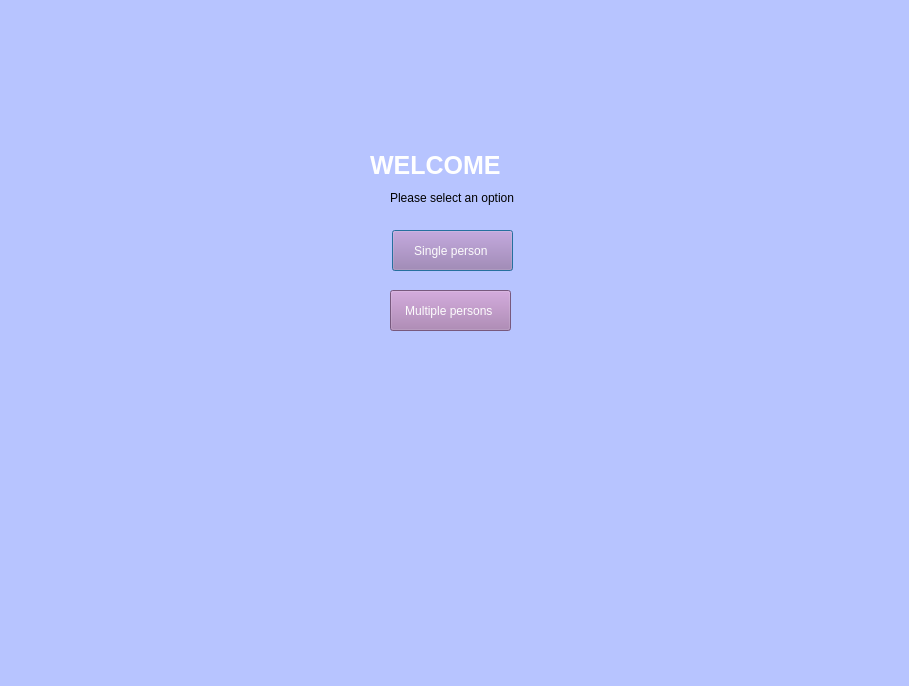
<?xml version="1.0" encoding="UTF-8"?>
<ui version="4.0">
 <class>Dialog</class>
 <widget class="QDialog" name="Dialog">
  <property name="geometry">
   <rect>
    <x>0</x>
    <y>0</y>
    <width>909</width>
    <height>686</height>
   </rect>
  </property>
  <property name="windowTitle">
   <string>Dialog</string>
  </property>
  <property name="styleSheet">
   <string notr="true">background-color: rgb(183, 196, 255);</string>
  </property>
  <widget class="QWidget" name="widget" native="true">
   <property name="geometry">
    <rect>
     <x>10</x>
     <y>0</y>
     <width>901</width>
     <height>691</height>
    </rect>
   </property>
   <widget class="QLabel" name="welcome">
    <property name="geometry">
     <rect>
      <x>360</x>
      <y>120</y>
      <width>181</width>
      <height>91</height>
     </rect>
    </property>
    <property name="sizePolicy">
     <sizepolicy hsizetype="Maximum" vsizetype="Maximum">
      <horstretch>0</horstretch>
      <verstretch>0</verstretch>
     </sizepolicy>
    </property>
    <property name="palette">
     <palette>
      <active>
       <colorrole role="WindowText">
        <brush brushstyle="SolidPattern">
         <color alpha="255">
          <red>255</red>
          <green>255</green>
          <blue>255</blue>
         </color>
        </brush>
       </colorrole>
       <colorrole role="Button">
        <brush brushstyle="SolidPattern">
         <color alpha="255">
          <red>183</red>
          <green>196</green>
          <blue>255</blue>
         </color>
        </brush>
       </colorrole>
       <colorrole role="Base">
        <brush brushstyle="SolidPattern">
         <color alpha="255">
          <red>183</red>
          <green>196</green>
          <blue>255</blue>
         </color>
        </brush>
       </colorrole>
       <colorrole role="Window">
        <brush brushstyle="SolidPattern">
         <color alpha="255">
          <red>183</red>
          <green>196</green>
          <blue>255</blue>
         </color>
        </brush>
       </colorrole>
      </active>
      <inactive>
       <colorrole role="WindowText">
        <brush brushstyle="SolidPattern">
         <color alpha="255">
          <red>255</red>
          <green>255</green>
          <blue>255</blue>
         </color>
        </brush>
       </colorrole>
       <colorrole role="Button">
        <brush brushstyle="SolidPattern">
         <color alpha="255">
          <red>183</red>
          <green>196</green>
          <blue>255</blue>
         </color>
        </brush>
       </colorrole>
       <colorrole role="Base">
        <brush brushstyle="SolidPattern">
         <color alpha="255">
          <red>183</red>
          <green>196</green>
          <blue>255</blue>
         </color>
        </brush>
       </colorrole>
       <colorrole role="Window">
        <brush brushstyle="SolidPattern">
         <color alpha="255">
          <red>183</red>
          <green>196</green>
          <blue>255</blue>
         </color>
        </brush>
       </colorrole>
      </inactive>
      <disabled>
       <colorrole role="WindowText">
        <brush brushstyle="SolidPattern">
         <color alpha="255">
          <red>120</red>
          <green>120</green>
          <blue>120</blue>
         </color>
        </brush>
       </colorrole>
       <colorrole role="Button">
        <brush brushstyle="SolidPattern">
         <color alpha="255">
          <red>183</red>
          <green>196</green>
          <blue>255</blue>
         </color>
        </brush>
       </colorrole>
       <colorrole role="Base">
        <brush brushstyle="SolidPattern">
         <color alpha="255">
          <red>183</red>
          <green>196</green>
          <blue>255</blue>
         </color>
        </brush>
       </colorrole>
       <colorrole role="Window">
        <brush brushstyle="SolidPattern">
         <color alpha="255">
          <red>183</red>
          <green>196</green>
          <blue>255</blue>
         </color>
        </brush>
       </colorrole>
      </disabled>
     </palette>
    </property>
    <property name="font">
     <font>
      <pointsize>19</pointsize>
      <weight>75</weight>
      <bold>true</bold>
     </font>
    </property>
    <property name="cursor">
     <cursorShape>ArrowCursor</cursorShape>
    </property>
    <property name="mouseTracking">
     <bool>true</bool>
    </property>
    <property name="text">
     <string>WELCOME</string>
    </property>
   </widget>
   <widget class="QLabel" name="message">
    <property name="geometry">
     <rect>
      <x>380</x>
      <y>190</y>
      <width>251</width>
      <height>16</height>
     </rect>
    </property>
    <property name="font">
     <font>
      <weight>50</weight>
      <italic>false</italic>
      <bold>false</bold>
     </font>
    </property>
    <property name="text">
     <string>Please select an option </string>
    </property>
   </widget>
   <widget class="QPushButton" name="single">
    <property name="geometry">
     <rect>
      <x>382</x>
      <y>230</y>
      <width>121</width>
      <height>41</height>
     </rect>
    </property>
    <property name="palette">
     <palette>
      <active>
       <colorrole role="WindowText">
        <brush brushstyle="SolidPattern">
         <color alpha="255">
          <red>252</red>
          <green>252</green>
          <blue>252</blue>
         </color>
        </brush>
       </colorrole>
       <colorrole role="Button">
        <brush brushstyle="SolidPattern">
         <color alpha="255">
          <red>168</red>
          <green>124</green>
          <blue>177</blue>
         </color>
        </brush>
       </colorrole>
       <colorrole role="Text">
        <brush brushstyle="SolidPattern">
         <color alpha="255">
          <red>252</red>
          <green>252</green>
          <blue>252</blue>
         </color>
        </brush>
       </colorrole>
       <colorrole role="ButtonText">
        <brush brushstyle="SolidPattern">
         <color alpha="255">
          <red>252</red>
          <green>252</green>
          <blue>252</blue>
         </color>
        </brush>
       </colorrole>
       <colorrole role="Base">
        <brush brushstyle="SolidPattern">
         <color alpha="255">
          <red>168</red>
          <green>124</green>
          <blue>177</blue>
         </color>
        </brush>
       </colorrole>
       <colorrole role="Window">
        <brush brushstyle="SolidPattern">
         <color alpha="255">
          <red>168</red>
          <green>124</green>
          <blue>177</blue>
         </color>
        </brush>
       </colorrole>
       <colorrole role="PlaceholderText">
        <brush brushstyle="NoBrush">
         <color alpha="128">
          <red>252</red>
          <green>252</green>
          <blue>252</blue>
         </color>
        </brush>
       </colorrole>
      </active>
      <inactive>
       <colorrole role="WindowText">
        <brush brushstyle="SolidPattern">
         <color alpha="255">
          <red>252</red>
          <green>252</green>
          <blue>252</blue>
         </color>
        </brush>
       </colorrole>
       <colorrole role="Button">
        <brush brushstyle="SolidPattern">
         <color alpha="255">
          <red>168</red>
          <green>124</green>
          <blue>177</blue>
         </color>
        </brush>
       </colorrole>
       <colorrole role="Text">
        <brush brushstyle="SolidPattern">
         <color alpha="255">
          <red>252</red>
          <green>252</green>
          <blue>252</blue>
         </color>
        </brush>
       </colorrole>
       <colorrole role="ButtonText">
        <brush brushstyle="SolidPattern">
         <color alpha="255">
          <red>252</red>
          <green>252</green>
          <blue>252</blue>
         </color>
        </brush>
       </colorrole>
       <colorrole role="Base">
        <brush brushstyle="SolidPattern">
         <color alpha="255">
          <red>168</red>
          <green>124</green>
          <blue>177</blue>
         </color>
        </brush>
       </colorrole>
       <colorrole role="Window">
        <brush brushstyle="SolidPattern">
         <color alpha="255">
          <red>168</red>
          <green>124</green>
          <blue>177</blue>
         </color>
        </brush>
       </colorrole>
       <colorrole role="PlaceholderText">
        <brush brushstyle="NoBrush">
         <color alpha="128">
          <red>252</red>
          <green>252</green>
          <blue>252</blue>
         </color>
        </brush>
       </colorrole>
      </inactive>
      <disabled>
       <colorrole role="WindowText">
        <brush brushstyle="SolidPattern">
         <color alpha="255">
          <red>252</red>
          <green>252</green>
          <blue>252</blue>
         </color>
        </brush>
       </colorrole>
       <colorrole role="Button">
        <brush brushstyle="SolidPattern">
         <color alpha="255">
          <red>168</red>
          <green>124</green>
          <blue>177</blue>
         </color>
        </brush>
       </colorrole>
       <colorrole role="Text">
        <brush brushstyle="SolidPattern">
         <color alpha="255">
          <red>252</red>
          <green>252</green>
          <blue>252</blue>
         </color>
        </brush>
       </colorrole>
       <colorrole role="ButtonText">
        <brush brushstyle="SolidPattern">
         <color alpha="255">
          <red>252</red>
          <green>252</green>
          <blue>252</blue>
         </color>
        </brush>
       </colorrole>
       <colorrole role="Base">
        <brush brushstyle="SolidPattern">
         <color alpha="255">
          <red>168</red>
          <green>124</green>
          <blue>177</blue>
         </color>
        </brush>
       </colorrole>
       <colorrole role="Window">
        <brush brushstyle="SolidPattern">
         <color alpha="255">
          <red>168</red>
          <green>124</green>
          <blue>177</blue>
         </color>
        </brush>
       </colorrole>
       <colorrole role="PlaceholderText">
        <brush brushstyle="NoBrush">
         <color alpha="128">
          <red>252</red>
          <green>252</green>
          <blue>252</blue>
         </color>
        </brush>
       </colorrole>
      </disabled>
     </palette>
    </property>
    <property name="styleSheet">
     <string notr="true">background-color:rgb(168, 124, 177);
font: 75 9pt &quot;Arial&quot;;
color: rgb(252, 252, 252);
</string>
    </property>
    <property name="text">
     <string>Single person </string>
    </property>
   </widget>
   <widget class="QPushButton" name="multiple">
    <property name="geometry">
     <rect>
      <x>380</x>
      <y>290</y>
      <width>121</width>
      <height>41</height>
     </rect>
    </property>
    <property name="palette">
     <palette>
      <active>
       <colorrole role="WindowText">
        <brush brushstyle="SolidPattern">
         <color alpha="255">
          <red>252</red>
          <green>252</green>
          <blue>252</blue>
         </color>
        </brush>
       </colorrole>
       <colorrole role="Button">
        <brush brushstyle="SolidPattern">
         <color alpha="255">
          <red>168</red>
          <green>124</green>
          <blue>177</blue>
         </color>
        </brush>
       </colorrole>
       <colorrole role="Text">
        <brush brushstyle="SolidPattern">
         <color alpha="255">
          <red>252</red>
          <green>252</green>
          <blue>252</blue>
         </color>
        </brush>
       </colorrole>
       <colorrole role="ButtonText">
        <brush brushstyle="SolidPattern">
         <color alpha="255">
          <red>252</red>
          <green>252</green>
          <blue>252</blue>
         </color>
        </brush>
       </colorrole>
       <colorrole role="Base">
        <brush brushstyle="SolidPattern">
         <color alpha="255">
          <red>168</red>
          <green>124</green>
          <blue>177</blue>
         </color>
        </brush>
       </colorrole>
       <colorrole role="Window">
        <brush brushstyle="SolidPattern">
         <color alpha="255">
          <red>168</red>
          <green>124</green>
          <blue>177</blue>
         </color>
        </brush>
       </colorrole>
       <colorrole role="PlaceholderText">
        <brush brushstyle="NoBrush">
         <color alpha="128">
          <red>252</red>
          <green>252</green>
          <blue>252</blue>
         </color>
        </brush>
       </colorrole>
      </active>
      <inactive>
       <colorrole role="WindowText">
        <brush brushstyle="SolidPattern">
         <color alpha="255">
          <red>252</red>
          <green>252</green>
          <blue>252</blue>
         </color>
        </brush>
       </colorrole>
       <colorrole role="Button">
        <brush brushstyle="SolidPattern">
         <color alpha="255">
          <red>168</red>
          <green>124</green>
          <blue>177</blue>
         </color>
        </brush>
       </colorrole>
       <colorrole role="Text">
        <brush brushstyle="SolidPattern">
         <color alpha="255">
          <red>252</red>
          <green>252</green>
          <blue>252</blue>
         </color>
        </brush>
       </colorrole>
       <colorrole role="ButtonText">
        <brush brushstyle="SolidPattern">
         <color alpha="255">
          <red>252</red>
          <green>252</green>
          <blue>252</blue>
         </color>
        </brush>
       </colorrole>
       <colorrole role="Base">
        <brush brushstyle="SolidPattern">
         <color alpha="255">
          <red>168</red>
          <green>124</green>
          <blue>177</blue>
         </color>
        </brush>
       </colorrole>
       <colorrole role="Window">
        <brush brushstyle="SolidPattern">
         <color alpha="255">
          <red>168</red>
          <green>124</green>
          <blue>177</blue>
         </color>
        </brush>
       </colorrole>
       <colorrole role="PlaceholderText">
        <brush brushstyle="NoBrush">
         <color alpha="128">
          <red>252</red>
          <green>252</green>
          <blue>252</blue>
         </color>
        </brush>
       </colorrole>
      </inactive>
      <disabled>
       <colorrole role="WindowText">
        <brush brushstyle="SolidPattern">
         <color alpha="255">
          <red>252</red>
          <green>252</green>
          <blue>252</blue>
         </color>
        </brush>
       </colorrole>
       <colorrole role="Button">
        <brush brushstyle="SolidPattern">
         <color alpha="255">
          <red>168</red>
          <green>124</green>
          <blue>177</blue>
         </color>
        </brush>
       </colorrole>
       <colorrole role="Text">
        <brush brushstyle="SolidPattern">
         <color alpha="255">
          <red>252</red>
          <green>252</green>
          <blue>252</blue>
         </color>
        </brush>
       </colorrole>
       <colorrole role="ButtonText">
        <brush brushstyle="SolidPattern">
         <color alpha="255">
          <red>252</red>
          <green>252</green>
          <blue>252</blue>
         </color>
        </brush>
       </colorrole>
       <colorrole role="Base">
        <brush brushstyle="SolidPattern">
         <color alpha="255">
          <red>168</red>
          <green>124</green>
          <blue>177</blue>
         </color>
        </brush>
       </colorrole>
       <colorrole role="Window">
        <brush brushstyle="SolidPattern">
         <color alpha="255">
          <red>168</red>
          <green>124</green>
          <blue>177</blue>
         </color>
        </brush>
       </colorrole>
       <colorrole role="PlaceholderText">
        <brush brushstyle="NoBrush">
         <color alpha="128">
          <red>252</red>
          <green>252</green>
          <blue>252</blue>
         </color>
        </brush>
       </colorrole>
      </disabled>
     </palette>
    </property>
    <property name="styleSheet">
     <string notr="true">background-color:rgb(168, 124, 177);
font: 75 9pt &quot;Arial&quot;;
color: rgb(252, 252, 252);
</string>
    </property>
    <property name="text">
     <string>Multiple persons </string>
    </property>
   </widget>
  </widget>
 </widget>
 <resources/>
 <connections/>
</ui>
